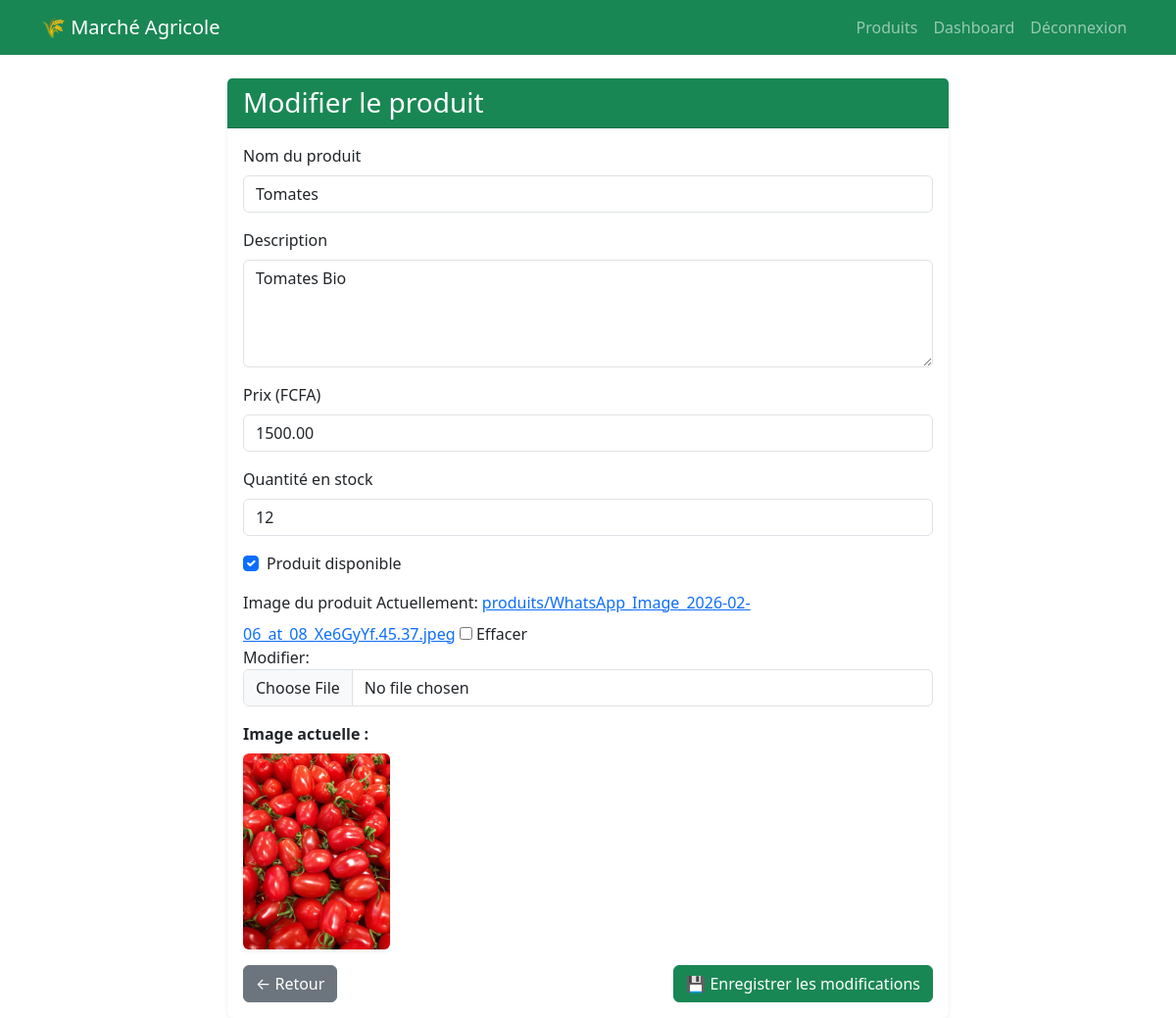
Page /produits/modifier/2/ (signed in) on the committed database.
### produits/models.py (models this page shows, shortened)
class Produit(models.Model):
    agriculteur = models.ForeignKey(
        settings.AUTH_USER_MODEL,
        on_delete=models.CASCADE,
        related_name='produits'
    )
    nom = models.CharField(max_length=200)
    description = models.TextField()
    prix = models.DecimalField(max_digits=10, decimal_places=2)
    quantite_stock = models.PositiveIntegerField(default=0)
    image = models.ImageField(upload_to='produits/', blank=True, null=True)
    disponible = models.BooleanField(default=True)
    date_creation = models.DateTimeField(auto_now_add=True)

### produits/views.py (the view)
# urls.py: path('modifier/<int:produit_id>/', views.modifier_produit, name='modifier_produit'),
@login_required
def modifier_produit(request, produit_id):
    produit = get_object_or_404(Produit, id=produit_id, agriculteur=request.user)
    if not request.user.est_agriculteur():
        messages.error(request, "Accès refusé.")
        return redirect('accueil')
    if request.method == 'POST':
        form = ProduitForm(request.POST, request.FILES, instance=produit)
        if form.is_valid():
            form.save()
            messages.success(request, "Produit modifié avec succès !")
            return redirect('dashboard_agriculteur')
    else:
        form = ProduitForm(instance=produit)
    return render(request, 'produits/form_produit.html', {
        'form': form,
        'titre': 'Modifier le produit'
    })

### produits/forms.py
class ProduitForm(forms.ModelForm):
    class Meta:
        model = Produit
        fields = ['nom', 'description', 'prix', 'quantite_stock', 'disponible', 'image']
        widgets = {
            'nom': forms.TextInput(attrs={'class': 'form-control', 'placeholder': 'Ex: Tomates fraîches'}),
            'description': forms.Textarea(attrs={'class': 'form-control', 'rows': 4, 'placeholder': 'Décrivez votre produit...'}),
            'prix': forms.NumberInput(attrs={'class': 'form-control', 'placeholder': 'Ex: 1500'}),
            'quantite_stock': forms.NumberInput(attrs={'class': 'form-control', 'placeholder': 'Ex: 25'}),
            'disponible': forms.CheckboxInput(attrs={'class': 'form-check-input'}),
            'image': forms.ClearableFileInput(attrs={'class': 'form-control'}),
        }

### utilisateurs/models.py (called while the page is built)
    def est_agriculteur(self):
        return self.type_utilisateur == 'agriculteur'

### templates/produits/form_produit.html (shortened to what this page needs)
{% extends 'base.html' %}
{% block content %}
<div class="container mt-4">
    <div class="row justify-content-center">
        <div class="col-md-8">
            <div class="card shadow-sm border-0">
                <div class="card-header bg-success text-white">
                    <h3 class="mb-0">{{ titre }}</h3>
                </div>
                <div class="card-body">
                    <form method="POST" enctype="multipart/form-data">
                        <div class="mb-3">
                            <label for="{{ form.nom.id_for_label }}" class="form-label">Nom du produit</label>
                            {{ form.nom }}
                        </div>
                        <div class="mb-3">
                            <label for="{{ form.description.id_for_label }}" class="form-label">Description</label>
                            {{ form.description }}
                        </div>
                        <div class="mb-3">
                            <label for="{{ form.prix.id_for_label }}" class="form-label">Prix (FCFA)</label>
                            {{ form.prix }}
                        </div>
                        <div class="mb-3">
                            <label for="{{ form.quantite_stock.id_for_label }}" class="form-label">Quantité en stock</label>
                            {{ form.quantite_stock }}
                        </div>
                        <div class="form-check mb-3">
                            {{ form.disponible }}
                            <label class="form-check-label" for="{{ form.disponible.id_for_label }}">
                                Produit disponible
                            </label>
                        </div>
                        <div class="mb-3">
                            <label for="{{ form.image.id_for_label }}" class="form-label">Image du produit</label>
                            {{ form.image }}
                        </div>
                        {% if form.instance.image %}
                        <div class="mb-3">
                            <p class="mb-2"><strong>Image actuelle :</strong></p>
                            <img src="{{ form.instance.image.url }}" alt="{{ form.instance.nom }}" width="150" class="rounded shadow-sm">
                        </div>
                        {% endif %}
                        <div class="d-flex justify-content-between">
                            <a href="{% url 'dashboard_agriculteur' %}" class="btn btn-secondary">
                                ← Retour
                            </a>
                            <button type="submit" class="btn btn-success">
                                {% if titre == "Modifier le produit" %}
                                    💾 Enregistrer les modifications
                                {% else %}
                                    ➕ Ajouter le produit
                                {% endif %}
                            </button>
                        </div>
                    </form>
                </div>
            </div>
        </div>
    </div>
</div>
{% endblock %}

### rows in the picture
Produit: nom "Tomates", description "Tomates Bio", prix "1500.00", quantite_stock "12", disponible "☑", instance.image (picture)

### other values in the picture
{{ titre }} "Modifier le produit"
